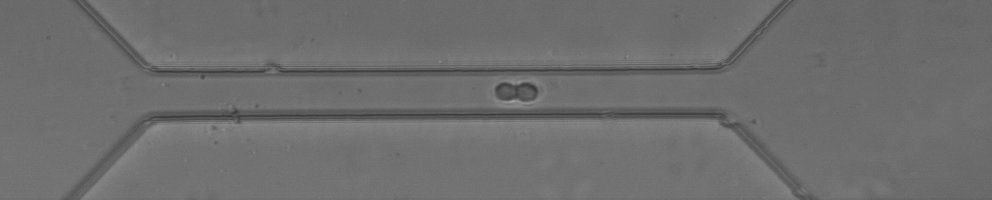
#> input picture Test_images/Slight under focus/0000.tiff, 992 x 200 px; its folder holds 4 pictures in this run
$ python '灰度直方圖計算.py'
#> lines starting #> are read from the running program, lines starting #| are printed output that depends on the picture; pictures that were not available may be replaced by others from this repository, and a replacement may not be noted
import cv2
import numpy as np
import matplotlib.pyplot as plt
import os

def process_image(image_path, background_path):
#> called with image_path = 'Test_images/Slight under focus/0000.tiff'
    image = cv2.imread(image_path, cv2.IMREAD_GRAYSCALE)
#> image is the input picture: shape (200, 992); min 57, max 166, mean 109.8
    background = cv2.imread(background_path, cv2.IMREAD_GRAYSCALE)
    blurred_bg = cv2.GaussianBlur(background, (5, 5), 0)
    cv2.imshow('raw', image)
    kernel = cv2.getStructuringElement(cv2.MORPH_CROSS, (3, 3))

    # Apply Gaussian blur to smooth the image
    blurred = cv2.GaussianBlur(image, (5, 5), 0)
    cv2.imshow('blurred', blurred)

    # Background subtraction
    print(blurred.shape, blurred_bg.shape)
#| (200, 992) (200, 992)
    bg_sub = cv2.subtract(blurred_bg, blurred)
#> bg_sub: shape (200, 992); every value is 0
    cv2.imshow('bg_sub', bg_sub)


# 计算直方图
    hist = cv2.calcHist([bg_sub], [0], None, [256], [0, 256])
#> hist = 256 values, max 198400 at index 0, min 0 at index 1, mean 775

# 创建图表
    plt.figure()
    plt.title("Grayscale Histogram")
    plt.xlabel("Pixel Value")
    plt.ylabel("Frequency")
    plt.plot(hist)
    plt.xlim([0, 256])

# 显示图表
    plt.show()
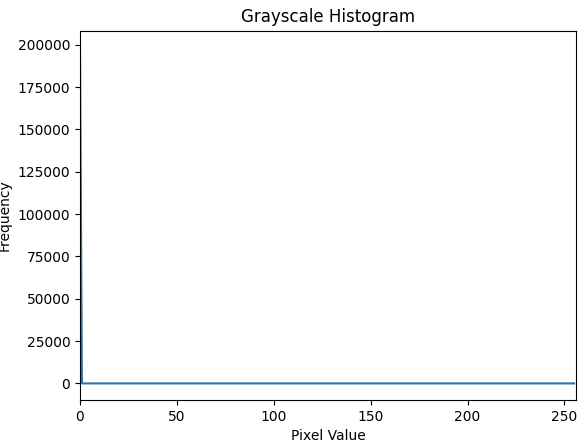
#> figure drawn by matplotlib, 1 panel; curve peaks at x = 0, y = 198400
    cv2.waitKey(0)
    cv2.destroyAllWindows()
# Set the directory containing your files
directory = 'Test_images/Slight under focus'
# Get a list of all tiff files
files = [f for f in os.listdir(directory) if f.endswith('.tiff')]
for image in files:
    image_path = os.path.join(directory, image)
    print(image_path)
    process_image(image_path, 'Test_images/Slight under focus/background.tiff')
#> pass 2 of the loop `for image in files:`:
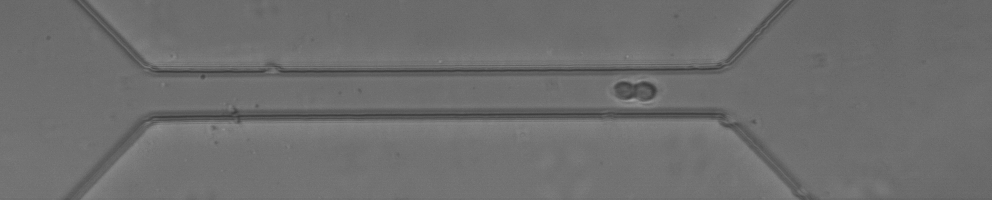
#> input picture Test_images/Slight under focus/0001.tiff, 992 x 200 px
#> in process_image, image is the input picture: shape (200, 992); min 58, max 160, mean 109.8
#| (200, 992) (200, 992)
#> hist = 256 values, max 158113 at index 0, min 0 at index 48, mean 775
#> in process_image (call 2), `plt.show()`:
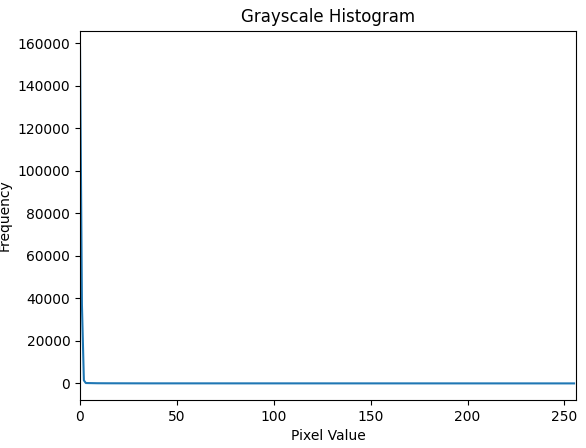
#> figure drawn by matplotlib, 1 panel; curve peaks at x = 0, y = 158113
#> pass 3 of the loop `for image in files:`:
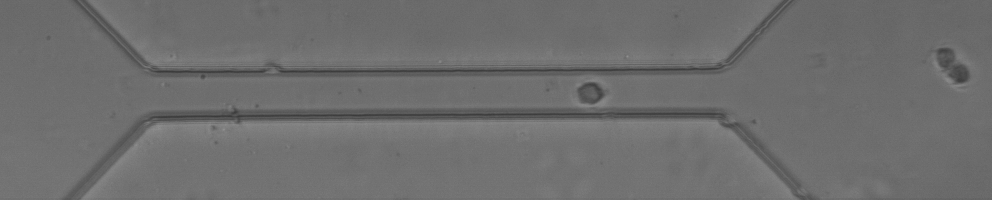
#> input picture Test_images/Slight under focus/0004.tiff, 992 x 200 px
#> in process_image, image is the input picture: shape (200, 992); min 58, max 144, mean 109.8
#| (200, 992) (200, 992)
#> in process_image (call 3), `bg_sub = cv2.subtract(blurred_bg, blurred)`:
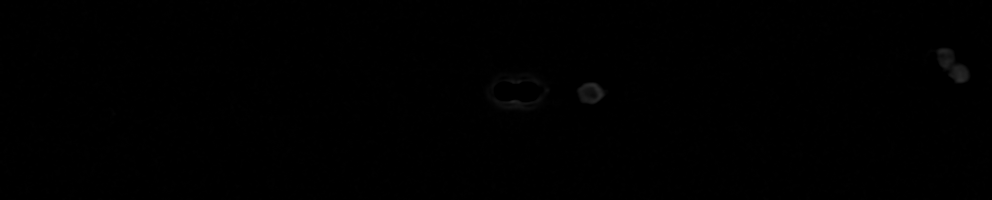
#> bg_sub: shape (200, 992); min 0, max 42, mean 0.4
#> hist = 256 values, max 158634 at index 0, min 0 at index 43, mean 775
#> in process_image (call 3), `plt.show()`:
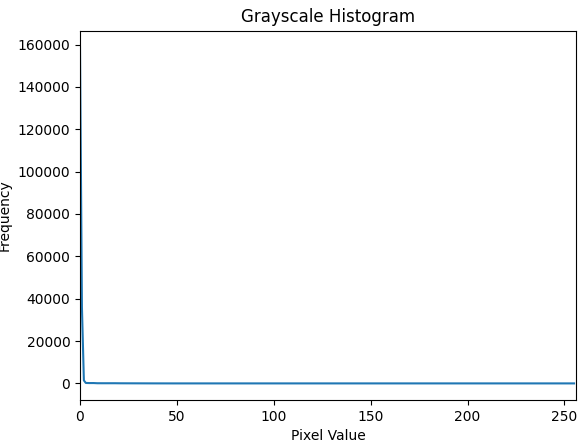
#> figure drawn by matplotlib, 1 panel; curve peaks at x = 0, y = 158634
#> the loop made 4 passes; the first 3 are shown
